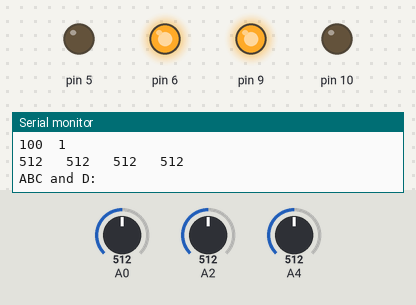
This sketch was run on a simulated Arduino Uno, built with avr-gcc and run on an emulated ATmega328P. Parts: output pins drawn as LEDs (lit = HIGH), the last lines printed to the serial monitor. The inputs (shaded band) are chosen by the test bench; at power-on: A0 = 512, A2 = 512, A4 = 512.

Above: at 1.2 s.
1.3 s: A0 set to 412
4.3 s: A0 set to 385
At 5.5 s:
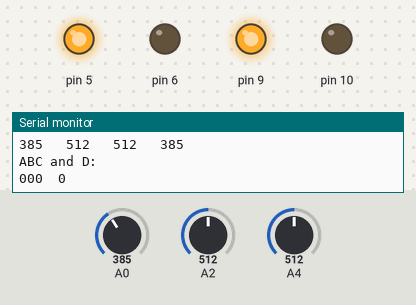
5.8 s: A2 set to 983
8.8 s: A2 set to 1009
10.3 s: A4 set to 106
13.3 s: A4 set to 90
Timing chart, 0 to 16.3 s (numbered marks = the images above; inputs shaded):
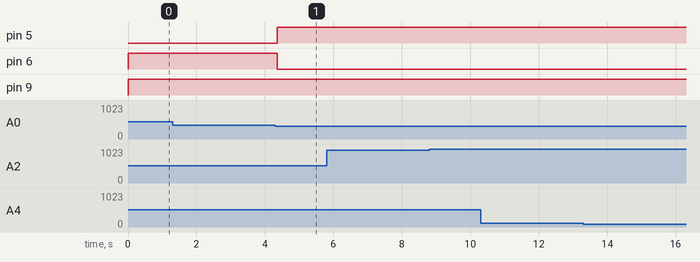

The sketch:

match_stable.ino
```cpp
//#include "core.c"

int A, B, C, D;

int white_gate = 50;

int gray_gate_A = 400;
int gray_gate_B = 650;
int gray_gate_C = 600;
int gray_gate_D = 500;

int all_times = 0;
int back_times = 0;

int light = 180;
int normal = 200;
int heavy = 255;

float left_bias = 0;//.02634375;
float right_bias = 0;//0.02734375;

void set_left_wheels(int go_or_back, int value) {
    value = value - (value * left_bias);
    if (go_or_back == 1) {
        analogWrite(9, value);
        analogWrite(10, 0);
    } else if (go_or_back == -1) {
        analogWrite(10, value);
        analogWrite(9, 0);
    } else if (go_or_back == 0) {
        analogWrite(9, 0);
        analogWrite(10, 0);
    }
}

void set_right_wheels(int go_or_back, int value) {
    value = value - (value * right_bias);
    if (go_or_back == 1) {
        analogWrite(5, value);
        analogWrite(6, 0);
    } else if (go_or_back == -1) {
        analogWrite(6, value);
        analogWrite(5, 0);
    } else if (go_or_back == 0) {
        analogWrite(5, 0);
        analogWrite(6, 0);
    }
}

void go_straight(int value) {
    set_left_wheels(1, value);
    set_right_wheels(1, value);
}

void go_back(int value) {
    set_left_wheels(-1, value);
    set_right_wheels(-1, value);
}

void stop() {
    set_left_wheels(0, 0);
    set_right_wheels(0, 0);
}

void left_rotate(int value) {
    set_right_wheels(1, value);
    set_left_wheels(-1, value);
}

void right_rotate(int value) {
    set_left_wheels(1, value);
    set_right_wheels(-1, value);
}

int handle_white_detector(int pin) {
    Serial.print(analogRead(pin));
    Serial.print("   ");
    if (analogRead(pin) < white_gate) {
        return 1;
    } else {
        return 0;
    }
}

int handle_gray_detector(int pin, int gate_number) {
    Serial.print(analogRead(pin));
    Serial.print("   ");
    if (gate_number == 1) {
        if (analogRead(pin) > gray_gate_A) {
            return 1;
        } else {
            return 0;
        }
    } else if (gate_number == 2) {
        if (analogRead(pin) > gray_gate_B) {
            return 1;
        } else {
            return 0;
        }
    } else if (gate_number == 3) {
        if (analogRead(pin) > gray_gate_C) {
            return 1;
        } else {
            return 0;
        }
    } else if (gate_number == 4) {
        if (analogRead(pin) > gray_gate_D) {
            return 1;
        } else {
            return 0;
        }
    }
}

void sensor_detect(int white_or_black, int AAA1, int AAA2, int AAA3, int AAA4) {
    if (white_or_black == 1) {
        A = handle_white_detector(AAA1);
        B = handle_white_detector(AAA2);
        C = handle_white_detector(AAA3);
        D = handle_white_detector(AAA4);
    } else if (white_or_black == -1) {
        A = handle_gray_detector(AAA1, 1);
        B = handle_gray_detector(AAA2, 2);
        C = handle_gray_detector(AAA3, 3);
        D = handle_gray_detector(AAA4, 4);
    } else {
        A = digitalRead(AAA1);
        B = digitalRead(AAA2);
        C = digitalRead(AAA3);
        D = digitalRead(AAA4);
    }
    //return 1 if it is white

    Serial.print("\nABC and D: \n");
    Serial.print(A);
    Serial.print(B);
    Serial.print(C);
    Serial.print("  ");
    Serial.print(D);
    Serial.println();
    Serial.println();
    Serial.println();
}

void white_detect() {
    sensor_detect(-1, A0, A2, A4, 8);
}

void go_through_node() {
    while (1) {
        go_straight(heavy);

        white_detect();
        if ((A == 1) && (C == 1)) {
            break;
        }
    }
}

void turn_left_45_degrees_stupidly() {
    left_rotate(heavy);
    delay(600);
}

void turn_right_45_degrees_stupidly() {
    right_rotate(heavy);
    delay(600);
}

void find_line() {
    white_detect();

    if ((A == 1) && (B == 1) && (C == 1)) {
        if (back_times < 3) {
            go_back(heavy);
        }

        back_times += 1;
        all_times += 1;

    } else if ((A == 0) && (B == 0) && (C == 0)) {
        go_through_node();

    } else if ((A == 1) && (C == 0)) {
        right_rotate(heavy);

    } else if ((A == 1) && (C == 1)) {
        go_straight(heavy);

        all_times += 1;

    } else if ((A == 0) && (C == 1)) {
        left_rotate(heavy);

    }

    if (all_times > 6) {
        all_times = 0;
    }
}

void setup() {
    Serial.begin(9600);
    /*
    go_straight(heavy);
    delay(1800);
    */
    //go_straight(heavy);

}

void loop() {
    find_line();

    //white_detect();
    //delay(500);
}
```

Measured:
- the behaviour switches between 401 and 400 on A0 (found by bisection; images 0 and 1)
- after the input at 4.3 s, pin 5: LOW → HIGH after 0.07 s; pin 6: HIGH → LOW after 0.07 s
